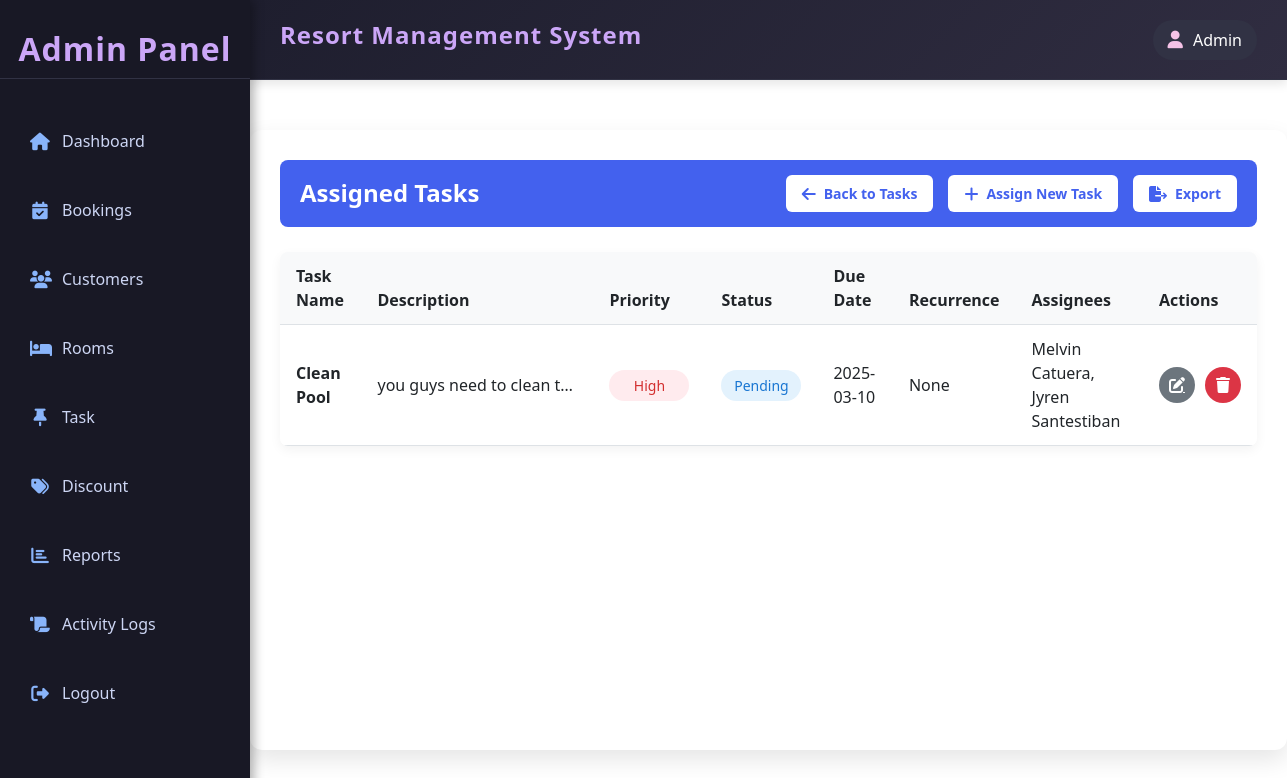
Before: /admin/task/task_assigned_list.php (signed in) with the older database file.
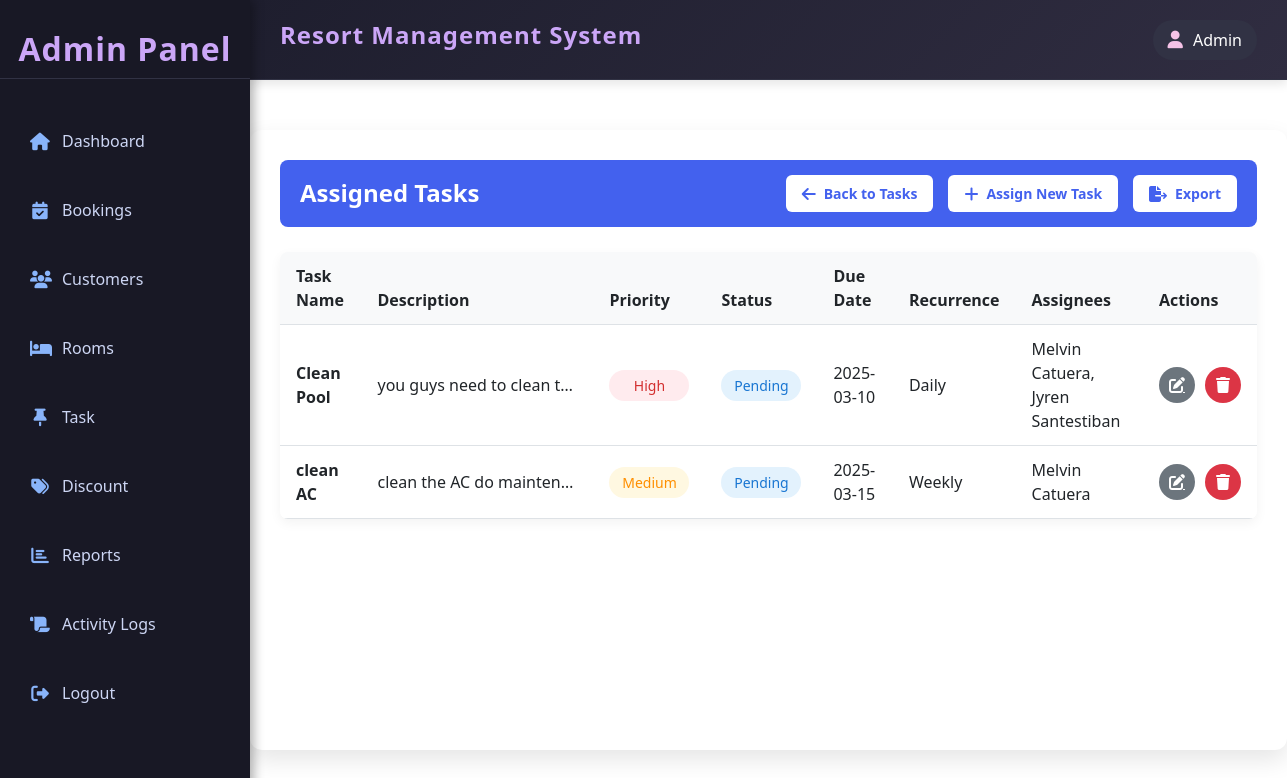
After: the same page with the newer database file.
### tables this page shows
CREATE TABLE IF NOT EXISTS `tasks` (
  `id` int(11) NOT NULL AUTO_INCREMENT,
  `title` varchar(255) NOT NULL,
  `description` text DEFAULT NULL,
  `priority` enum('Low','Medium','High') NOT NULL,
  `status` enum('Pending','In Progress','Completed','Cancelled') NOT NULL DEFAULT 'Pending',
  `due_date` date NOT NULL,
  `recurrence` enum('None','Daily','Weekly','Monthly') DEFAULT 'None',
  `template_id` int(11) NOT NULL,
  `created_at` timestamp NOT NULL DEFAULT current_timestamp(),
  `updated_at` timestamp NOT NULL DEFAULT current_timestamp() ON UPDATE current_timestamp(),
  PRIMARY KEY (`id`),
  KEY `template_id` (`template_id`)
);

### admin/task/task_assigned_list.php (the view, shortened to what this page needs)
<?php
include('../../resources/database/config.php');
include ('../includes/template.php');
$sql = "
    SELECT
        t.id AS task_id,
        t.title,
        t.description,
        t.priority,
        t.status,
        t.due_date,
        t.recurrence,
        GROUP_CONCAT(CONCAT(u.fname, ' ', u.lname) SEPARATOR ', ') AS assignees
    FROM
        tasks t
    INNER JOIN
        task_assignees ta ON t.id = ta.task_id
    INNER JOIN
        account a ON ta.staff_id = a.account_id
    INNER JOIN
        user u ON a.account_id = u.account_id
    GROUP BY
        t.title, t.due_date, t.recurrence
    ORDER BY
        t.due_date ASC
";
$result = mysqli_query($conn, $sql);
?>
<!DOCTYPE html>
<html lang="en">
<head>
    <link rel="stylesheet" href="https://cdn.jsdelivr.net/npm/bootstrap@5.3.0/dist/css/bootstrap.min.css">
    <link rel="stylesheet" href="https://cdnjs.cloudflare.com/ajax/libs/font-awesome/6.4.2/css/all.min.css">
</head>
<body>
    <div class="content">
        <div class="navigation-banner">
            <h2 class="banner-title">Assigned Tasks</h2>
            <div class="banner-actions">
                <a href="index.php" class="banner-btn"><i class="fas fa-arrow-left"></i> Back to Tasks</a>
                <a href="task_template.php" class="banner-btn"><i class="fas fa-plus"></i> Assign New Task</a>
                <a href="export_tasks.php" class="banner-btn"><i class="fas fa-file-export"></i> Export</a>
            </div>
        </div>
        <div class="table-responsive">
            <table class="table table-hover mb-0">
                <thead>
                    <tr>
                        <th>Task Name</th>
                        <th>Description</th>
                        <th>Priority</th>
                        <th>Status</th>
                        <th>Due Date</th>
                        <th>Recurrence</th>
                        <th>Assignees</th>
                        <th>Actions</th>
                    </tr>
                </thead>
                <tbody>
                    <?php if (isset($result) && mysqli_num_rows($result) > 0): ?>
                        <?php while ($row = mysqli_fetch_assoc($result)): ?>
                            <?php
                                $priorityClass = '';
                                switch(strtolower($row['priority'])) {
                                    case 'high':
                                        $priorityClass = 'priority-high';
                                        break;
                                    case 'medium':
                                        $priorityClass = 'priority-medium';
                                        break;
                                }
                                $statusClass = '';
                                switch(strtolower($row['status'])) {
                                    case 'pending':
                                        $statusClass = 'status-pending';
                                        break;
                                }
                            ?>
                            <tr>
                                <td><strong><?php echo htmlspecialchars($row['title']); ?></strong></td>
                                <td><div class="task-description"><?php echo htmlspecialchars($row['description']); ?></div></td>
                                <td><span class="task-priority <?php echo $priorityClass; ?>"><?php echo htmlspecialchars($row['priority']); ?></span></td>
                                <td><span class="task-status <?php echo $statusClass; ?>"><?php echo htmlspecialchars($row['status']); ?></span></td>
                                <td><?php echo htmlspecialchars($row['due_date']); ?></td>
                                <td><?php echo htmlspecialchars($row['recurrence']); ?></td>
                                <td><?php echo htmlspecialchars($row['assignees']); ?></td>
                                <td>
                                    <div class="action-btns">
                                        <a href="assign_edit.php?id=<?php echo $row['task_id']; ?>" class="action-btn edit-btn" title="Edit Task"><i class="fas fa-edit"></i></a>
                                        <a href="delete.php?id=<?php echo $row['task_id']; ?>&delete='yes'" class="action-btn delete-btn" title="Delete Task" onclick="return confirm('Are you sure you want to delete this task?');"><i class="fas fa-trash"></i></a>
                                    </div>
                                </td>
                            </tr>
                        <?php endwhile; ?>
                    <?php endif; ?>
                </tbody>
            </table>
        </div>
    </div>
</body>
</html>

Changed rows visible on the page:
changed tasks "Clean Pool": recurrence "None" → "Daily"
added tasks: title "clean AC", description "clean the AC do mainten…", priority "Medium", status "Pending", due_date "2025-03-15", recurrence "Weekly", assignees "Melvin Catuera"
